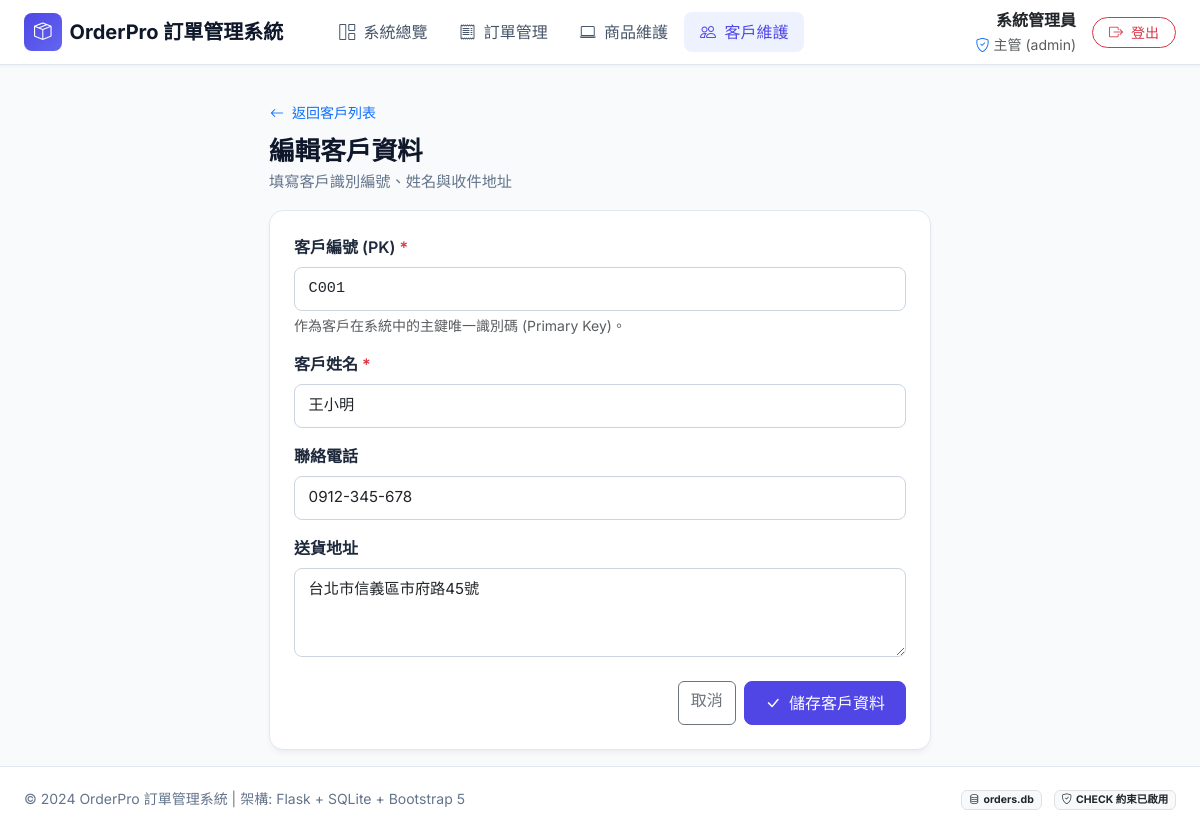
Page /customers/C001/edit (signed in) on the committed database.
### tables this page shows
CREATE TABLE customer (
        customer_id TEXT PRIMARY KEY,
        name TEXT NOT NULL,
        phone TEXT,
        address TEXT,
        created_date TEXT NOT NULL DEFAULT (DATE('now'))
    );

### app.py (the view, shortened to what this page needs)
@app.route("/customers/<customer_id>/edit", methods=["GET", "POST"])
@login_required
def customer_edit(customer_id):
    conn = get_db()
    cursor = conn.cursor()
    cursor.execute("SELECT * FROM customer WHERE customer_id = ?;", (customer_id,))
    customer = cursor.fetchone()
    conn.close()
    if not customer:
        flash("找不到指定的客戶！", "warning")
        return redirect(url_for("customer_list"))
    return render_template("customer_form.html", action="編輯", customer=customer)

### app.py (called while the page is built)
def login_required(f):
    @wraps(f)
    def decorated_function(*args, **kwargs):
        if "user" not in session:
            flash("請先登入管理員帳號！", "warning")
            return redirect(url_for("login", next=request.url))
        return f(*args, **kwargs)
    return decorated_function

@app.context_processor
def inject_user():
    return {
        "current_user": session.get("user"),
        "today_str": date.today().isoformat()
    }

### database.py (called while the page is built)
def get_db():
    conn = sqlite3.connect(DB_PATH)
    conn.row_factory = sqlite3.Row
    conn.execute("PRAGMA foreign_keys = ON;")
    return conn

### templates/customer_form.html (shortened to what this page needs)
{% extends "base.html" %}
{% block content %}
<div class="row justify-content-center">
    <div class="col-lg-7">
        <div class="page-header mb-3">
            <a href="{{ url_for('customer_list') }}" class="btn btn-sm btn-link text-decoration-none ps-0 mb-2">
                <i class="bi bi-arrow-left me-1"></i> 返回客戶列表
            </a>
            <h1 class="page-title">{{ action }}客戶資料</h1>
            <p class="page-subtitle">填寫客戶識別編號、姓名與收件地址</p>
        </div>
        <div class="card-custom p-4">
            <form method="POST">
                <div class="mb-3">
                    <label for="customer_id" class="form-label fw-semibold">
                        客戶編號 (PK) <span class="text-danger">*</span>
                    </label>
                    <input type="text" class="form-control font-monospace" id="customer_id" name="customer_id"
                           value="{{ customer.customer_id if customer else '' }}"
                           {{ 'readonly' if action == '編輯' else 'required' }}
                           placeholder="例如：C006">
                    <div class="form-text">作為客戶在系統中的主鍵唯一識別碼 (Primary Key)。</div>
                </div>
                <div class="mb-3">
                    <label for="name" class="form-label fw-semibold">
                        客戶姓名 <span class="text-danger">*</span>
                    </label>
                    <input type="text" class="form-control" id="name" name="name"
                           value="{{ customer.name if customer else '' }}"
                           required placeholder="請輸入客戶名稱或公司抬頭">
                </div>
                <div class="mb-3">
                    <label for="phone" class="form-label fw-semibold">聯絡電話</label>
                    <input type="text" class="form-control" id="phone" name="phone"
                           value="{{ customer.phone if customer else '' }}"
                           placeholder="例如：0912-345-678 或 02-2345-6789">
                </div>
                <div class="mb-4">
                    <label for="address" class="form-label fw-semibold">送貨地址</label>
                    <textarea class="form-control" id="address" name="address" rows="3"
                              placeholder="請輸入完整寄送或發票地址">{{ customer.address if customer else '' }}</textarea>
                </div>
                <div class="d-flex justify-content-end gap-2">
                    <a href="{{ url_for('customer_list') }}" class="btn btn-outline-secondary">取消</a>
                    <button type="submit" class="btn btn-primary-custom">
                        <i class="bi bi-check-lg me-1"></i> 儲存客戶資料
                    </button>
                </div>
            </form>
        </div>
    </div>
</div>
{% endblock %}

### static/css/style.css (style rules this page uses)
:root { --primary-color: #4f46e5; --primary-hover: #4338ca; --primary-light: #eef2ff; --dark-slate: #0f172a; --sidebar-bg: #1e293b; --body-bg: #f8fafc; --card-bg: #ffffff; --border-color: #e2e8f0; --text-main: #1e293b; --text-muted: #64748b; --success-color: #10b981; --warning-color: #f59e0b; --info-color: #0ea5e9; --danger-color: #ef4444; }
body { font-family: 'Inter', 'Noto Sans TC', -apple-system, BlinkMacSystemFont, "Segoe UI", Roboto, sans-serif; background-color: var(--body-bg); color: var(--text-main); min-height: 100vh; display: flex; flex-direction: column; }
.page-header { margin-bottom: 1.75rem; }
.page-title { font-weight: 700; font-size: 1.6rem; color: var(--dark-slate); margin-bottom: 0.25rem; }
.page-subtitle { color: var(--text-muted); font-size: 0.95rem; }
.card-custom { background: var(--card-bg); border: 1px solid var(--border-color); border-radius: 14px; box-shadow: 0 4px 6px -1px rgba(0, 0, 0, 0.04), 0 2px 4px -2px rgba(0, 0, 0, 0.04); transition: transform 0.2s ease, box-shadow 0.2s ease; }
.form-control, .form-select { border: 1px solid #cbd5e1; border-radius: 8px; padding: 0.6rem 0.85rem; font-size: 0.95rem; transition: border-color 0.15s ease, box-shadow 0.15s ease; }
.btn-primary-custom { background-color: var(--primary-color); border-color: var(--primary-color); color: #ffffff; font-weight: 500; border-radius: 8px; padding: 0.55rem 1.25rem; transition: all 0.2s ease; }

### rows in the picture
customer: customer_id "C001", name "王小明", phone "0912-345-678", address "台北市信義區市府路45號"

### other values in the picture
{{ current_user.name }} "系統管理員"
{{ current_user.role }} "主管"
{{ current_user.username }} "admin"
{{ action }} "編輯"
